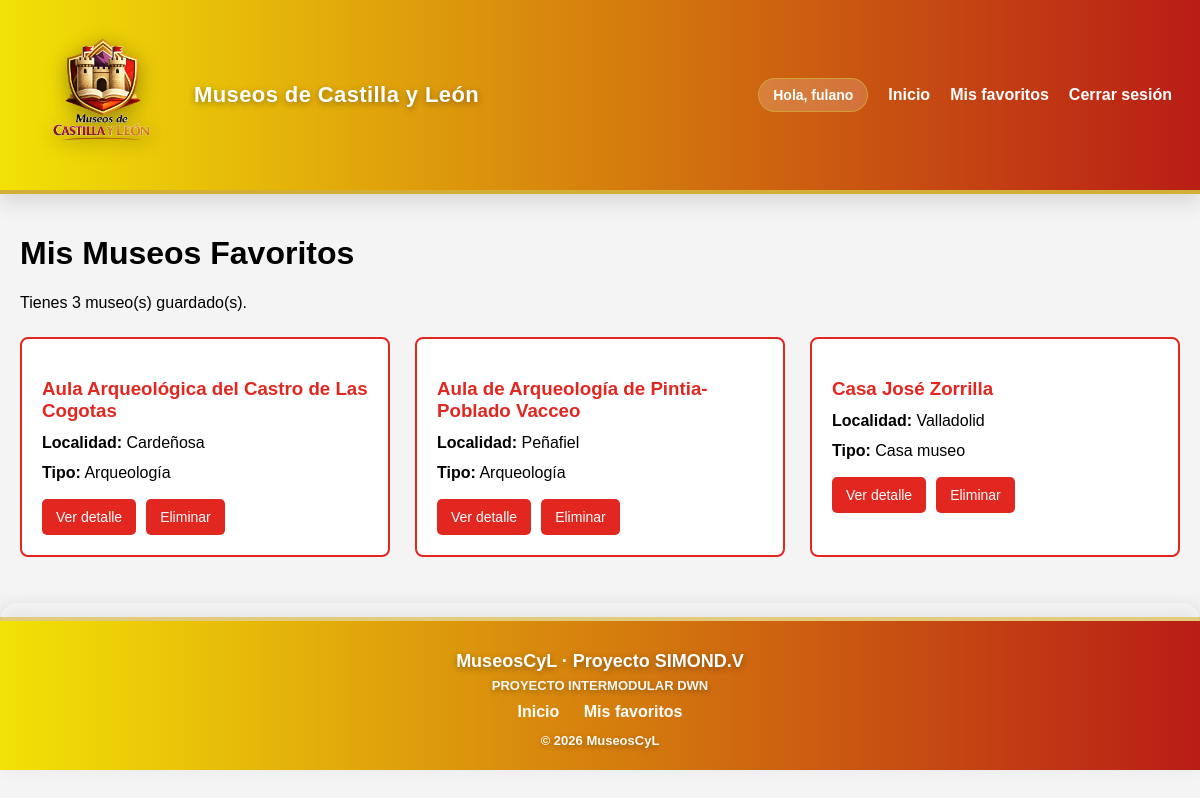
The app's page /index.php?accion=favoritos (signed in) with its own data.
### tables this page shows
CREATE TABLE `museos` (
  `id` int(11) NOT NULL,
  `api_id` varchar(50) NOT NULL,
  `nombre` varchar(255) NOT NULL,
  `localidad` varchar(100) DEFAULT NULL,
  `latitud` decimal(10,8) DEFAULT NULL,
  `longitud` decimal(11,8) DEFAULT NULL,
  `horario` text DEFAULT NULL,
  `url` varchar(255) DEFAULT NULL,
  `informacion_adicional` text DEFAULT NULL,
  `foto` varchar(255) DEFAULT NULL
);

### controllers/ControladorFavorito.php (called while the page is built, shortened)
<?php
class ControladorFavorito {
   private $modelo_favorito;
   public function __construct() {
       $bd = new BaseDatos();
       $this->conexion = $bd->obtenerConexion();
       require_once __DIR__ . '/../models/Favorito.php';
       $this->modelo_favorito = new Favorito($this->conexion);
   }
   public function listar() {
       $usuario_id = (int)$_SESSION['usuario_id'];
       $favoritos = $this->modelo_favorito->listarPorUsuario($usuario_id);
       require_once __DIR__ . '/../views/layout/header.php';
       require_once __DIR__ . '/../views/usuarios/favoritos.php';
       require_once __DIR__ . '/../views/layout/footer.php';
   }
}

### config/basedatos.php (called while the page is built, shortened)
<?php
class BaseDatos {
   private $host = 'localhost';
   private $nombre_bd = 'museoscyl';
   private $usuario = 'root';
   private $contrasena = '';
   private $charset = 'utf8mb4';
   private $conexion = null;
   public function obtenerConexion() {
       try {
           $dsn = "mysql:host={$this->host};dbname={$this->nombre_bd};charset={$this->charset}";
           $this->conexion = new PDO($dsn, $this->usuario, $this->contrasena);
           $this->conexion->setAttribute(PDO::ATTR_ERRMODE, PDO::ERRMODE_EXCEPTION);
           $this->conexion->setAttribute(PDO::ATTR_DEFAULT_FETCH_MODE, PDO::FETCH_ASSOC);
       } catch (PDOException $e) {
           die('Error de conexión con la base de datos');
       }
       return $this->conexion;
   }
}

### models/Favorito.php (called while the page is built, shortened)
<?php
class Favorito {
   private $conexion;
   public function __construct($conexion) {
       $this->conexion = $conexion;
   }
   public function listarPorUsuario(int $usuario_id): array {
       $sql = "SELECT m.*
               FROM favoritos f
               JOIN museos m ON m.id = f.museo_id
               WHERE f.usuario_id = :usuario_id
               ORDER BY m.nombre";
       $stmt = $this->conexion->prepare($sql);
       $stmt->bindParam(':usuario_id', $usuario_id);
       $stmt->execute();
       return $stmt->fetchAll();
   }
}

### views/usuarios/favoritos.php (the view, shortened to what this page needs)
<h1>Mis Museos Favoritos</h1>
<?php if (empty($favoritos)): ?>
    <p>No tienes museos guardados.</p>
<?php else: ?>
    <p>Tienes <?php echo count($favoritos); ?> museo(s) guardado(s).</p>
    <div class="museos-grid">
    <?php foreach ($favoritos as $fav): ?>
        <?php
        $tipologia = '';
        if (!empty($fav['informacion_adicional'])) {
            if (preg_match('/Tipología del centro museístico:<\/strong>\s*([^<]+)/', $fav['informacion_adicional'], $matches)) {
                $tipologia = trim($matches[1]);
            }
        }
        ?>
        <div class="museo-tarjeta">
            <h3><?php echo htmlspecialchars($fav['nombre'] ?? 'Sin nombre'); ?></h3>
            <?php if (!empty($fav['localidad'])): ?>
                <p><strong>Localidad:</strong> <?php echo htmlspecialchars($fav['localidad']); ?></p>
            <?php endif; ?>
            <?php if (!empty($tipologia)): ?>
                <p><strong>Tipo:</strong> <?php echo htmlspecialchars($tipologia); ?></p>
            <?php endif; ?>
            <div class="botones">
                <a class="boton-accion"
                   href="<?php echo BASE_URL; ?>/index.php?accion=detalle&id=<?php echo htmlspecialchars($fav['api_id']); ?>">
                    Ver detalle
                </a>
                <button class="boton-accion" onclick="eliminarFavorito(<?php echo (int)$fav['id']; ?>)">
                    Eliminar
                </button>
            </div>
        </div>
    <?php endforeach; ?>
    </div>
<?php endif; ?>

### index.php (shortened to what this page needs)
<?php
require_once __DIR__ . '/config/basedatos.php';
$accion = $_GET['accion'] ?? 'inicio';
switch ($accion) {
   case 'favoritos':
       require_once __DIR__ . '/controllers/ControladorFavorito.php';
       $controlador = new ControladorFavorito();
       $controlador->listar();
       break;
}

### views/layout/header.php (shortened to what this page needs)
<!DOCTYPE html>
<html lang="es">
<head>
</head>
<body>
<?php require_once __DIR__ . '/nav.php'; ?>
<div class="contenedor">

### views/layout/nav.php (shortened to what this page needs)
<nav>
<div class="logo-nav">
<a href="<?php echo BASE_URL; ?>/index.php" style="display:flex; align-items:center; gap:16px; text-decoration:none;">
<img src="<?php echo BASE_URL; ?>/public/img/logo.png" alt="Museos de Castilla y León">
<span class="texto">Museos de Castilla y León</span>
</a>
</div>
<div class="menu-nav">
<?php if (isset($_SESSION['usuario_nombre'])): ?>
<span class="saludo">Hola, <?php echo htmlspecialchars($_SESSION['usuario_nombre']); ?></span>
<a href="<?php echo BASE_URL; ?>/index.php">Inicio</a>
<a href="<?php echo BASE_URL; ?>/index.php?accion=favoritos">Mis favoritos</a>
<a href="<?php echo BASE_URL; ?>/index.php?accion=logout">Cerrar sesión</a>
<?php endif; ?>
</div>
</nav>

### views/layout/footer.php (shortened to what this page needs)
</div>
<footer>
<p class="footer-titulo">MuseosCyL · Proyecto SIMOND.V</p>
<p class="footer-subtitulo">PROYECTO INTERMODULAR DWN</p>
<div class="footer-enlaces">
<a href="<?php echo BASE_URL; ?>/index.php">Inicio</a>
<a href="<?php echo BASE_URL; ?>/index.php?accion=favoritos">Mis favoritos</a>
</div>
<p class="footer-subtitulo" style="margin-top: 12px;">
       © <?php echo date('Y'); ?> MuseosCyL
</p>
</footer>
</body>
</html>

### views/layout/header.php (style rules this page uses)
body { margin: 0; font-family: Arial, sans-serif; background-color: #f4f4f4; }
.contenedor { max-width: 1200px; margin: auto; padding: 20px; }
a { text-decoration: none; color: #E12720; }

### views/layout/nav.php (style rules this page uses)
nav { display: flex; justify-content: space-between; align-items: center; padding: 20px 28px; background: linear-gradient(90deg, #F2E205, #b91d16); border-bottom: 4px solid #D4AF37; box-shadow: 0 8px 20px rgba(0,0,0,0.12); }
.logo-nav { display: flex; align-items: center; gap: 16px; }
.logo-nav img { height: 150px; width: auto; filter: drop-shadow(0 4px 10px rgba(0,0,0,0.35)); }
.logo-nav .texto { font-family: 'Bebas Neue', sans-serif; color: #ffffff; font-weight: bold; font-size: 22px; letter-spacing: 0.4px; text-shadow: 0 2px 6px rgba(0,0,0,0.35); }
.menu-nav { display: flex; align-items: center; gap: 20px; flex-wrap: wrap; justify-content: flex-end; }
.menu-nav a, .menu-nav span { color: #ffffff; font-weight: bold; transition: transform 0.15s ease, opacity 0.15s ease; }
.saludo { background: rgba(255,255,255,0.18); border: 1px solid rgba(212,175,55,0.7); padding: 8px 14px; border-radius: 999px; font-size: 14px; white-space: nowrap; }

### views/usuarios/favoritos.php (style rules this page uses)
.museos-grid { display: grid; grid-template-columns: repeat(auto-fill, minmax(320px, 1fr)); gap: 25px; margin-top: 25px; }
.museo-tarjeta { background-color: #ffffff; border: 2px solid #E12720; border-radius: 8px; padding: 20px; position: relative; transition: transform 0.2s ease, box-shadow 0.2s ease; }
.museo-tarjeta h3 { color: #E12720; margin-bottom: 10px; }
.museo-tarjeta p { margin: 8px 0; line-height: 1.4; }
.botones { display: flex; gap: 10px; margin-top: 15px; }
.boton-accion { padding: 10px 14px; background-color: #E12720; color: #ffffff; border: none; border-radius: 5px; cursor: pointer; font-size: 14px; text-decoration: none; display: inline-block; text-align: center; }

### views/layout/footer.php (style rules this page uses)
footer { position: relative; margin-top: 40px; padding: 30px 15px 22px 15px; background: linear-gradient(90deg, #F2E205, #b91d16); border-top: 4px solid #D4AF37; box-shadow: 0 -8px 20px rgba(0,0,0,0.12); text-align: center; color: #ffffff; font-weight: bold; }
footer::before { content: ""; position: absolute; top: -18px; left: 0; width: 100%; height: 18px; background: rgba(255,255,255,0.35); border-top-left-radius: 30px; border-top-right-radius: 30px; }
.footer-titulo { font-size: 18px; margin: 0 0 6px 0; text-shadow: 0 2px 6px rgba(0,0,0,0.35); }
.footer-subtitulo { font-size: 13px; margin: 0; opacity: 0.95; text-shadow: 0 2px 6px rgba(0,0,0,0.35); }
.footer-enlaces { margin-top: 10px; }
.footer-enlaces a { color: #ffffff; text-decoration: none; margin: 0 10px; display: inline-block; transition: transform 0.15s ease, opacity 0.15s ease; }

### records on screen
museos: nombre "Aula Arqueológica del Castro de Las Cogotas", localidad "Cardeñosa", tipologia "Arqueología"
museos: nombre "Aula de Arqueología de Pintia-Poblado Vacceo", localidad "Peñafiel", tipologia "Arqueología"
museos: nombre "Casa José Zorrilla", localidad "Valladolid", tipologia "Casa museo"

### other values on screen
$_SESSION['usuario_nombre'] "fulano"
count($favoritos) "3"
